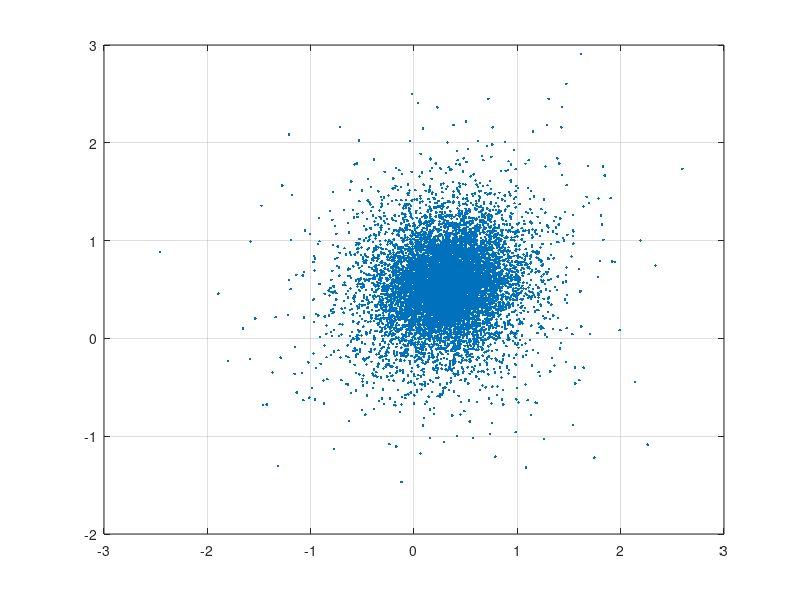
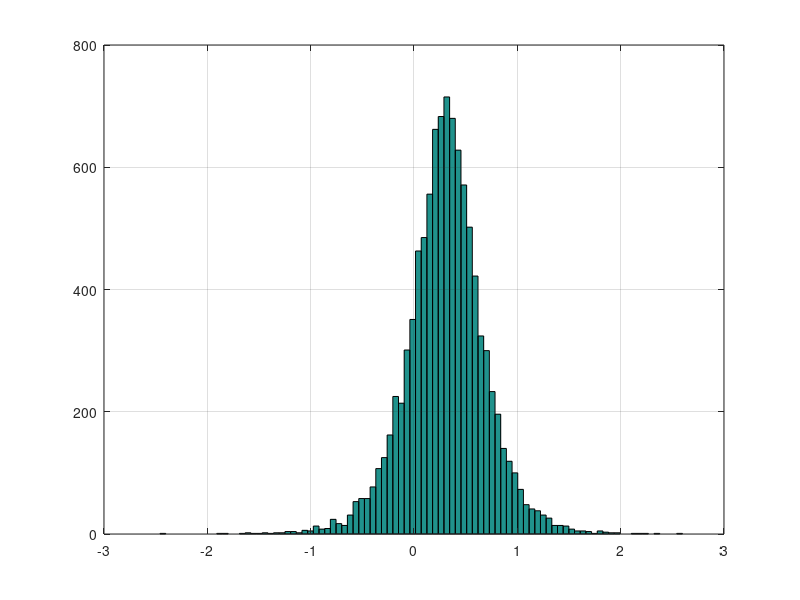

Write MATLAB code to recreate these figures, in order.
% this script decomposes the N-variate normal distribution into its norm and uniform components
% then it uses the uniform component to generate an elliptical
% distribution with location parameter Mu and dispersion parameter Sigma
% see "Risk and Asset Allocation"-Springer (2005), by A. Meucci

clc; clear; close all


%%%%%%%%%%%%%%%%%%%%%%%%%%%%%%%%%%%%%%%%%%%%%%%%%%%%%%%%%%%%%%%%%%%%%%%%%%%%%%%%%%%%%%%%%%%%%%%%%%%%%%%%%%%%%%%%%%
N=30;
Mu=rand(N,1);
A=rand(N,N)-.5;
Sigma=A*A';

NumSimul=10000;
%%%%%%%%%%%%%%%%%%%%%%%%%%%%%%%%%%%%%%%%%%%%%%%%%%%%%%%%%%%%%%%%%%%%%%%%%%%%%%%%%%%%%%%%%%%%%%%%%%%%%%%%%%%%%%%%%%

Y = mvnrnd(zeros(N,1),eye(N),NumSimul);

Norm_Y = sqrt(sum(Y.*Y,2));     
U = Y./(Norm_Y*ones(1,N));      % uniform distribution on unit sphere

nu=.1;
tau=.2;
R = lognrnd(nu,tau,NumSimul,1).^2; % radial distribution (arbitrary)
X = ones(NumSimul,1)*Mu' + (R*ones(1,N)).*(U*A');   % N-variate elliptical distribution 

%%%%%%%%%%%%%%%%%%%%%%%%%%%%%%%%%%%%%%%%%%%%%%%%%%%%%%%%%%%%%%%%%%%%%%%%%%%%%%%%%%%%%%%%%%%%%%%%%%%%%%%%%%%%%%%%%%
% plots
% visualize projection on m-n coordinates
m=1;
n=3;
figure
plot(X(:,m),X(:,n),'.')
grid on

% visualize n-th marginal
n=1;
NumBins=round(10*log(NumSimul));
figure
hist(X(:,n),NumBins);
grid on
